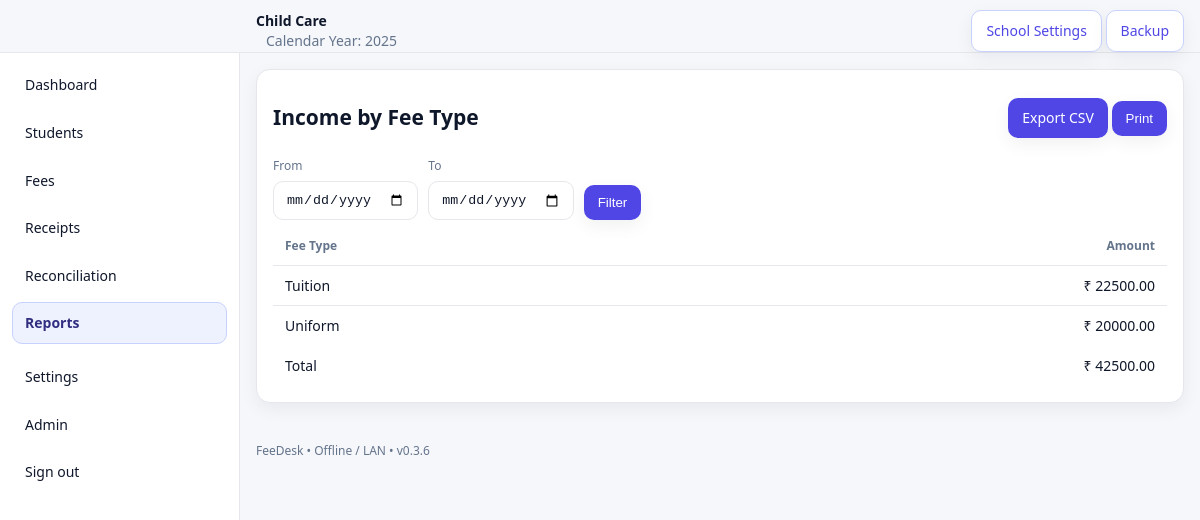
The app's page /reports/income (signed in), older data.
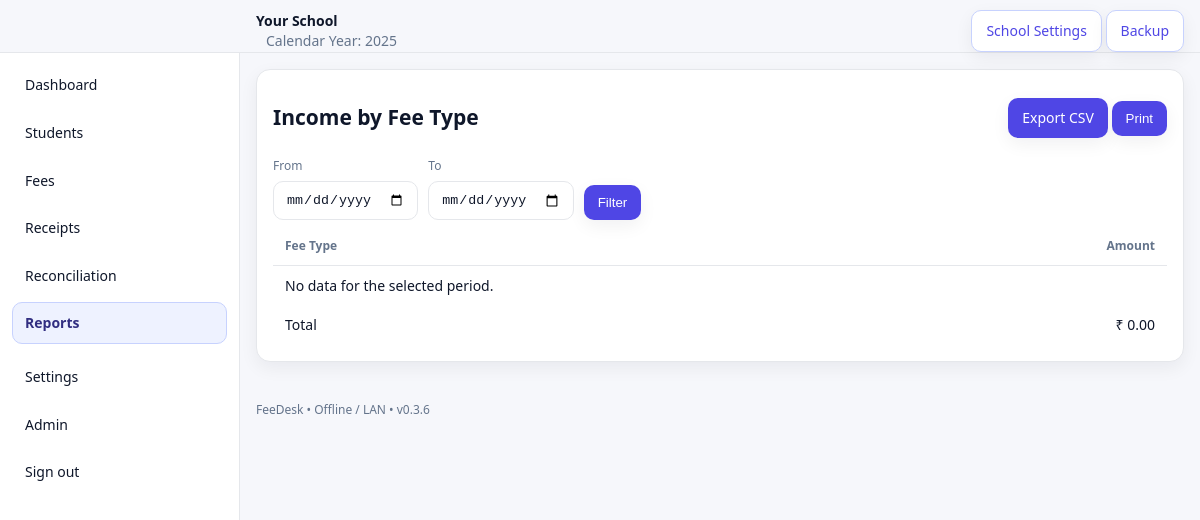
The same page, newer data.
### preschool/models.py (models this page shows)
class SystemSetting(db.Model):
    id = db.Column(db.Integer, primary_key=True)
    key = db.Column(db.String(80), unique=True, nullable=False)
    value = db.Column(db.String(400))

class FeeType(db.Model):
    id = db.Column(db.Integer, primary_key=True)
    name = db.Column(db.String(120), unique=True, nullable=False)
    is_active = db.Column(db.Boolean, default=True)

### preschool/reports.py (the view)
@reports_bp.route("/income")
@login_required
def income():
    date_from = request.args.get("from")
    date_to = request.args.get("to")
    ri = db.session.query(
        FeeType.name.label("fee_name"),
        func.sum(ReceiptItem.amount).label("amount"),
    ).join(FeeType, FeeType.id == ReceiptItem.fee_type_id)
    if date_from:
        try:
            ri = ri.filter(ReceiptItem.created_at >= datetime.strptime(date_from, "%Y-%m-%d"))
        except Exception:
            pass
    if date_to:
        try:
            ri = ri.filter(ReceiptItem.created_at < datetime.strptime(date_to, "%Y-%m-%d"))
        except Exception:
            pass
    rows = ri.group_by(FeeType.name).order_by(FeeType.name.asc()).all()
    total = D(sum((r.amount or 0) for r in rows))
    return render_template("reports/income.html", rows=rows, total=total,
                           date_from=date_from, date_to=date_to)

### preschool/auth.py (called while the page is built)
@login_manager.user_loader
def load_user(uid):
    return User.query.get(int(uid))

### preschool/utils.py (called while the page is built)
def now():
    return datetime.now()

def school_name():
    s = SystemSetting.query.filter_by(key="school_name").first()
    return s.value if s else "Your School"

### preschool/templates/reports/income.html
{% extends 'base.html' %}
{% block content %}
<div class="card">
  <div class="card-title-row">
    <h2>Income by Fee Type</h2>
    <div class="row-actions">
      <a class="btn" href="{{ url_for('reports.income_csv') }}">Export CSV</a>
      <button class="btn" onclick="window.print()">Print</button>
    </div>
  </div>
  <form class="toolbar" method="get" action="{{ url_for('reports.income') }}">
    <div>
      <label>From</label><input type="date" name="from" value="{{ date_from or '' }}">
    </div>
    <div>
      <label>To</label><input type="date" name="to" value="{{ date_to or '' }}">
    </div>
    <div style="align-self:end">
      <button class="btn">Filter</button>
    </div>
  </form>
  <table class="table">
    <thead><tr><th>Fee Type</th><th style="text-align:right">Amount</th></tr></thead>
    <tbody>
      {% for r in rows %}
        <tr><td>{{ r.fee_name }}</td><td style="text-align:right">₹ {{ '%.2f'|format(r.amount or 0) }}</td></tr>
      {% endfor %}
      {% if rows|length == 0 %}
      <tr><td colspan="2" class="muted">No data for the selected period.</td></tr>
      {% endif %}
    </tbody>
    <tfoot><tr><td>Total</td><td style="text-align:right">₹ {{ '%.2f'|format(total or 0) }}</td></tr></tfoot>
  </table>
</div>
{% endblock %}

### preschool/templates/base.html (shortened to what this page needs)
<!doctype html>
<html lang="en">
<head>
  <link rel="stylesheet" href="{{ url_for('static', filename='styles.css') }}">
  <link rel="stylesheet" href="https://cdn.datatables.net/1.13.6/css/jquery.dataTables.min.css">
  <link rel="stylesheet" href="https://cdnjs.cloudflare.com/ajax/libs/toastr.js/latest/toastr.min.css">
</head>
<body class="{% if not current_user.is_authenticated %}no-sidebar{% endif %}">
  {% if current_user.is_authenticated %}
  {% set ep = request.endpoint or '' %}
  <aside class="sidebar">
    <div class="brand">
      <div class="brand-text">
        <div class="brand-name">FeeDesk</div>
        <div class="brand-sub">{{ school_name() }}</div>
      </div>
    </div>
    <nav>
      <a href="{{ url_for('index') }}" class="{{ 'active' if ep == 'index' else '' }}">Dashboard</a>
      <a href="{{ url_for('students.list_students') }}" class="{{ 'active' if ep.startswith('students.') else '' }}">Students</a>
      <a href="{{ url_for('fees.types') }}" class="{{ 'active' if ep.startswith('fees.') else '' }}">Fees</a>
      <a href="{{ url_for('receipts.list_receipts') }}" class="{{ 'active' if ep.startswith('receipts.') else '' }}">Receipts</a>
      <a href="{{ url_for('recon.home') }}" class="{{ 'active' if ep.startswith('recon.') else '' }}">Reconciliation</a>
      <a href="{{ url_for('reports.summary') }}" class="{{ 'active' if ep.startswith('reports.') else '' }}">Reports</a>
      <a href="{{ url_for('settings.index') }}" class="{{ 'active' if ep.startswith('settings.') else '' }}">Settings</a>
      <a href="{{ url_for('admin.users') }}" class="{{ 'active' if ep.startswith('admin.') else '' }}">Admin</a>
      <a href="{{ url_for('auth.logout') }}">Sign out</a>
    </nav>
  </aside>
  <header class="topbar">
    <div class="topbar-inner">
      <div class="topbar-left">
        <div class="crumb">{{ school_name() }}</div>
        <div class="crumb muted">Calendar Year: {{ now().year }}</div>
      </div>
      <div class="topbar-right">
        <a class="btn ghost" href="{{ url_for('settings.index') }}">School Settings</a>
        <a class="btn ghost" href="{{ url_for('admin.backup') }}">Backup</a>
      </div>
    </div>
  </header>
  {% endif %}
  <main class="container">
    {% block content %}{% endblock %}
  </main>
  <footer class="footer">FeeDesk • Offline / LAN • v0.3.6</footer>
</body>
</html>

Row changes from the older to the newer data that the page shows:
removed SystemSetting: value "Child Care"
removed FeeType: fee_name "Tuition", amount "22500.00"
removed FeeType: fee_name "Uniform", amount "20000.00"
Text that changed along with them:
{{ school_name() }}: (not shown) → "Your School"
{{ '%.2f'|format(total or 0) }}: "42500.00" → "0.00"
text now shown: "No data for the selected period."
